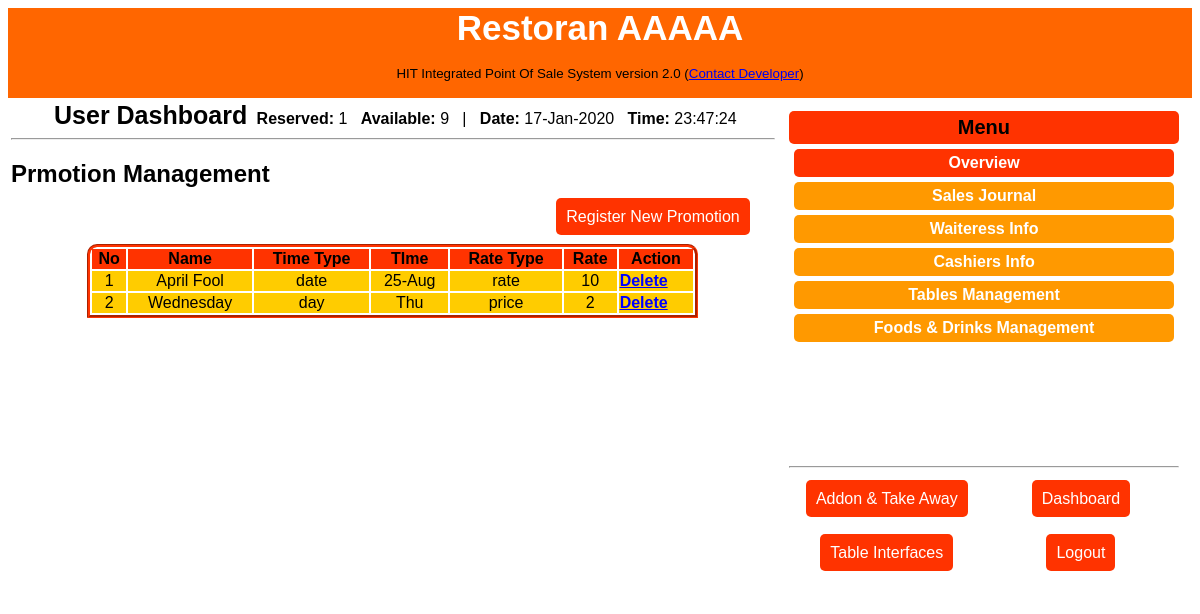
The app's page /cashiers/promotion.php (signed in) with its own data.
### tables this page shows
CREATE TABLE `promos` (
  `promo_id` int(11) NOT NULL,
  `promo_name` varchar(255) NOT NULL,
  `promo_trate` varchar(255) NOT NULL,
  `promo_rate` varchar(255) NOT NULL,
  `promo_twhen` varchar(255) NOT NULL,
  `promo_when` varchar(255) NOT NULL,
  `promo_item` varchar(255) NOT NULL
);

### cashiers/promotion.php (the view, shortened to what this page needs)
<?php
if(isset($_SESSION["user_name"])){
require_once("includes/connection.php");
require_once("template/._header.php");
$available = "0";
$reserved = "1";
$qtable_ava = mysqli_query($conn, "SELECT * FROM tables WHERE table_status = '{$available}'");
$rwqt_ava = mysqli_num_rows($qtable_ava);
$qtable_res = mysqli_query($conn, "SELECT * FROM tables WHERE table_status = '{$reserved}'");
$rwqt_res = mysqli_num_rows($qtable_res);
?>
<div align="center">
        <strong style="font-size:25px; padding: 5px;">User Dashboard</strong>
            <strong>Reserved:</strong> <?= $rwqt_res ?> &nbsp;  <strong>Available:</strong> <?= $rwqt_ava ?>
            &nbsp; | &nbsp;
            <strong>Date:</strong> <?= date("d-M-Y",time() - 54000) ?>  &nbsp;
            <strong>Time:</strong> <?= date("H:i:s",time() + 54000) ?>
            	<hr /></div>
	<h2>Prmotion Management</h2>
	<div align="center">
	<div align="right" id="rb_menu" style="margin-right:25px;"><a href="add_promo.php">Register New Promotion</a></div>
    <br />
	<table class="tbl" width="80%" style="border:#F30 groove; border-top-right-radius:10px; border-top-left-radius:10px;">
    	<tr style="background:#F30;" >
        	<th>No</th>
            <th>Name</th>
            <th>Time Type</th>
            <th>TIme</th>
            <th>Rate Type</th>
            <th>Rate</th>
			<th>Action</th>
        </tr>
        <?php
		$no = 0 + 1;
		$qpromo = mysqli_query($conn, "SELECT * FROM promos")	;
		while($rpromo = mysqli_fetch_array($qpromo)){
		?>
        <tr>
        	<td align="center"><?= $no ?></td>
            <td align="center"><?= $rpromo["promo_name"] ?></td>
            <td align="center"><?= $rpromo["promo_twhen"] ?></td>
            <td align="center"><?= $rpromo["promo_when"] ?></td>
            <td align="center"><?= $rpromo["promo_trate"] ?></td>
            <td align="center"><?= $rpromo["promo_rate"] ?></td>
			<td><div id="delete_button"><a href="del_promo.php?promo=<?= $rpromo["promo_id"] ?>"><strong>Delete</a></strong></div></td>
        </tr>
    	<?php
		$no++;
				}
        ?>
    </table>
</div>
        <br /><br />
<?php
require_once("template/._footer_dashboard.php");
}else{
	header("Location: ../index.php");
}
?>

### cashiers/template/style.css (style rules this page uses)
body { font-family:Verdana, Geneva, sans-serif; }
div#rb_menu > a { background:#F30; color:#FFF; padding:10px; border-radius:5px; font-size:16px; text-decoration:none; }
.tbl tr { background-color: #FC0; }
div#delete_button > a { color:blue; }

### records on screen
promos: promo_name "April Fool", promo_twhen "date", promo_when "25-Aug", promo_trate "rate", promo_rate "10"
promos: promo_name "Wednesday", promo_twhen "day", promo_when "Thu", promo_trate "price", promo_rate "2"

### other values on screen
$rwqt_res "1"
$rwqt_ava "9"
